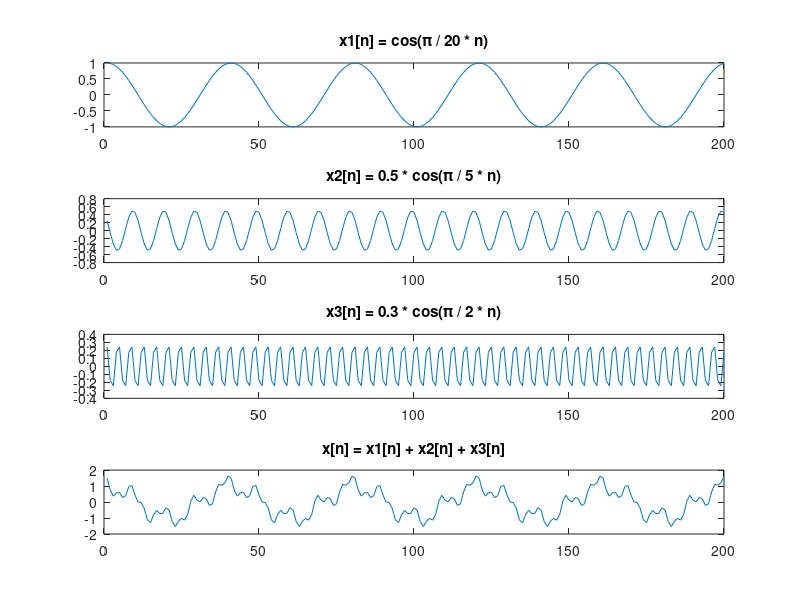
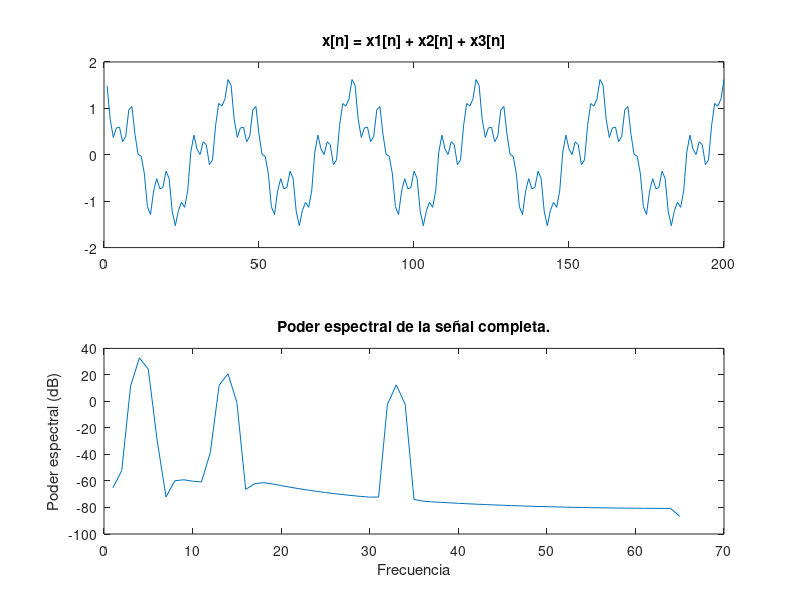

Write the MATLAB code that produced these figures, in order.
% Generamos una señal discreta de 5001 muestras 
% formada por la suma de los tres tonos:

% Calculamos cada tono por separado:

n = 0:5000;

x1 = cos(pi / 20 * n);
x2 = 0.5 * cos(pi / 5 * n + pi / 3);
x3 = 0.3 * cos(pi / 2 * n + pi / 5);

% Los sumamos:

x = x1+x2+x3;

% Los graficamos:

figure;
subplot(4, 1, 1);
plot(1:200, x1(1:200));
title('x1[n] = cos(\pi / 20 * n)')
subplot(4, 1, 2);
plot(1:200, x2(1:200));
title('x2[n] = 0.5 * cos(\pi / 5 * n)')
subplot(4, 1, 3);
plot(1:200, x3(1:200));
title('x3[n] = 0.3 * cos(\pi / 2 * n)')
subplot(4, 1, 4);
plot(1:200, x(1:200));
title('x[n] = x1[n] + x2[n] + x3[n]');

% Ahora calculamos el poder espectral de la señal completa
% en decibelios:

pxx = 20*log10(pwelch(x));

% Y representamos en una figura una gráfica para las 200
% primeras muestras de la señal, y el poder espectral de
% la señal completa:

% HAY QUE HACER ALGUN TIPO DE NORMALIZACIÓN, 
% NO SÉ CUAL

figure;
subplot(2, 1, 1);
plot(1:200, x(1:200));
title('x[n] = x1[n] + x2[n] + x3[n]');
subplot(2, 1, 2);
plot(pxx);
title('Poder espectral de la señal completa.')
xlabel('Frecuencia');
ylabel('Poder espectral (dB)');